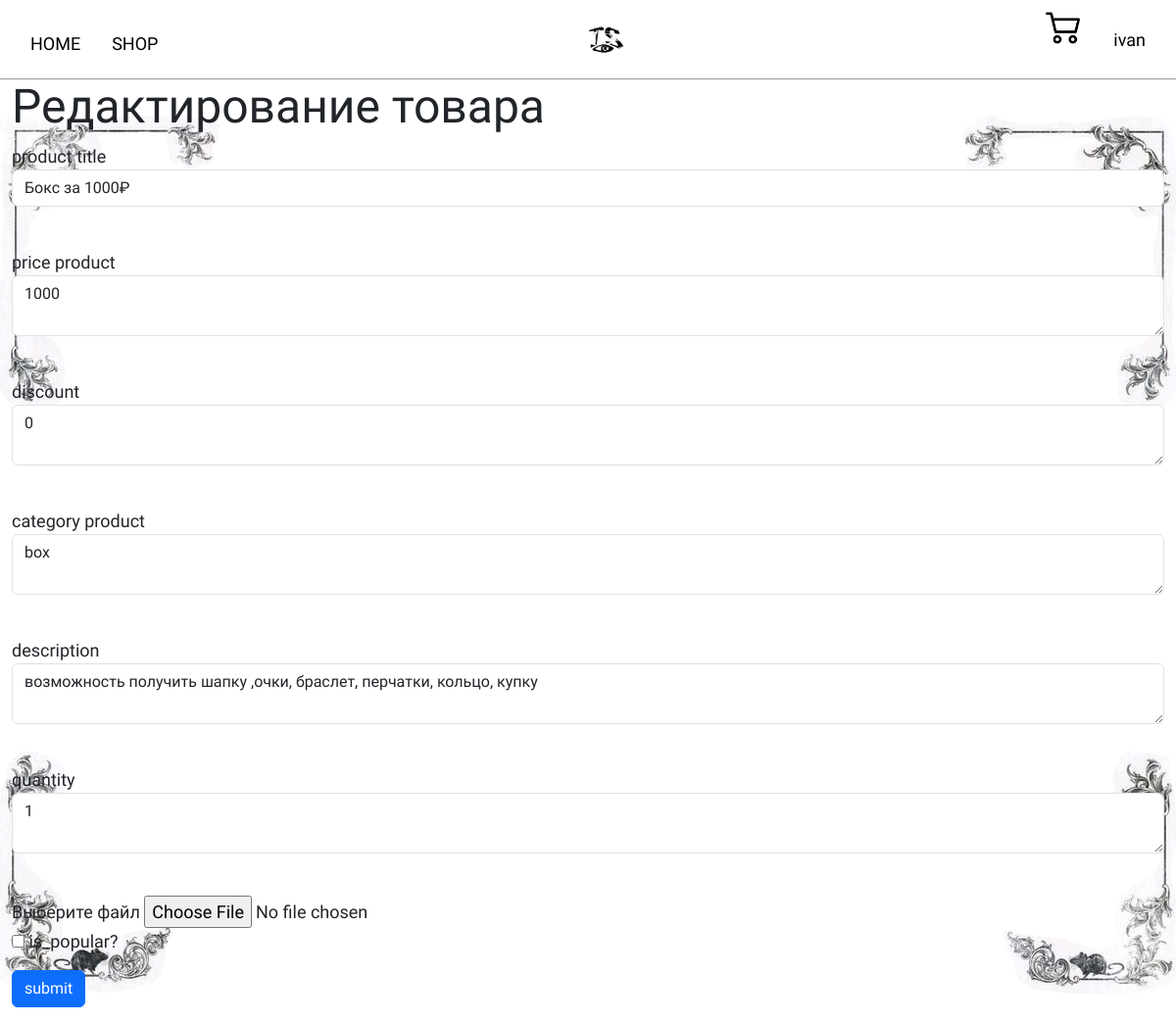
The page /product_edit/4 (signed in) on the database its author committed.
### data/users.py (models this page shows, shortened)
class User(SqlAlchemyBase, UserMixin, SerializerMixin):
    __tablename__ = 'users'
    id = sqlalchemy.Column(sqlalchemy.Integer,
                           primary_key=True, autoincrement=True)
    surname = sqlalchemy.Column(sqlalchemy.String)
    about = sqlalchemy.Column(sqlalchemy.String)
    name = sqlalchemy.Column(sqlalchemy.String)
    age = sqlalchemy.Column(sqlalchemy.Integer)
    email = sqlalchemy.Column(sqlalchemy.String, unique=True)
    hashed_password = sqlalchemy.Column(sqlalchemy.String)
    money = sqlalchemy.Column(sqlalchemy.Integer, nullable=True)
    total_spent = sqlalchemy.Column(sqlalchemy.Integer, nullable=True)
    modified_date = sqlalchemy.Column(sqlalchemy.DateTime)
    admin = sqlalchemy.Column(sqlalchemy.Boolean, default=False)
    news = orm.relationship("Product", back_populates='user')

### data/product.py (models this page shows)
class Product(SqlAlchemyBase,SerializerMixin):
    __tablename__ = 'products'
    id = sqlalchemy.Column(sqlalchemy.Integer,
                           primary_key=True, autoincrement=True)
    title = sqlalchemy.Column(sqlalchemy.String, nullable=True, unique=True)
    price = sqlalchemy.Column(sqlalchemy.Integer, nullable=True)
    category = sqlalchemy.Column(sqlalchemy.String, nullable=True)
    description = sqlalchemy.Column(sqlalchemy.String, nullable=True)
    discount = sqlalchemy.Column(sqlalchemy.Integer, nullable=True, default=0)
    created_date = sqlalchemy.Column(sqlalchemy.DateTime,
                                     default=datetime.datetime.now)
    quantity = sqlalchemy.Column(sqlalchemy.Integer, nullable=True)
    is_popular = sqlalchemy.Column(sqlalchemy.Boolean, default=True)
    image = sqlalchemy.Column(sqlalchemy.BLOB, nullable=True)
    user_id = sqlalchemy.Column(sqlalchemy.Integer,
                                sqlalchemy.ForeignKey("users.id"),nullable=True)
    user = orm.relationship('User')
    categories = orm.relationship("Category",
                                  secondary="association",
                                  backref="work")

### server.py (the view, shortened to what this page needs)
@app.route('/product_edit/<int:id>', methods=['GET', 'POST'])
@login_required
def edit_news(id):
    form = ProductForm()
    db_sess = db_session.create_session()
    user = db_sess.query(User).filter_by(id=current_user.id).first()
    db_sess.close()
    if not user.admin:
        flash('Вы не Админ, вы не можете редактировать товар', 'error')
        return redirect('/')
    if request.method == "GET":
        db_sess = db_session.create_session()
        product = db_sess.query(Product).filter(Product.id == id).first()
        if product:
            form.title.data = product.title
            form.price.data = product.price
            form.category.data = product.category
            form.discount.data = product.discount
            form.description.data = product.description
            form.quantity.data = product.quantity
            form.is_popular.data = product.is_popular
        else:
            abort(404)
    return render_template('produc.html',
                           title='Редактирование товара',
                           form=form
                           )

### forms/product.py
class ProductForm(FlaskForm):
    title = StringField('product title', validators=[DataRequired()])
    price = TextAreaField("price product")
    category = TextAreaField("category product")
    description = TextAreaField("description")
    discount = TextAreaField("discount")
    quantity = TextAreaField("quantity")
    is_popular = BooleanField("is_popular?")
    submit = SubmitField('submit')
    categories = orm.relationship("Category",
                                  secondary="association",
                                  backref="products")

### data/db_session.py (called while the page is built)
def create_session() -> Session:
    global __factory
    return __factory()

### server.py (called while the page is built)
@login_manager.user_loader
def load_user(user_id):
    db_sess = db_session.create_session()
    ret = db_sess.query(User).get(user_id)
    db_sess.close()
    return ret

### templates/produc.html (shortened to what this page needs)
{% extends "base.html" %}
{% block content %}
<h1 class="d-flex">{{ title }}</h1>
<form action="" method="post" enctype="multipart/form-data">
    <p>
        {{ form.title.label }}<br>
        {{ form.title(class="form-control") }}<br>
    </p>
    <p>
        {{ form.price.label }}<br>
        {{ form.price(class="form-control") }}<br>
    </p>
    <p>
        {{ form.discount.label }}<br>
        {{ form.discount(class="form-control") }}<br>
    </p>
    <p>
        {{ form.category.label }}<br>
        {{ form.category(class="form-control") }}<br>
    </p>
    <p>
        {{ form.description.label }}<br>
        {{ form.description(class="form-control") }}<br>
    </p>
     <p>
        {{ form.quantity.label }}<br>
        {{ form.quantity(class="form-control") }}<br>
    </p>
    <div class="form-group">
        <label for="photo">Выберите файл</label>
        <input type="file" class="form-control-file" id="photo" name="file">
    </div>
    <p>{{ form.is_popular() }} {{ form.is_popular.label }}</p>
    <p>{{ form.submit(type="submit", class="btn btn-primary") }}</p>
</form>
{% endblock %}

### templates/base.html (shortened to what this page needs)
<!DOCTYPE html>
<html lang="en">
<head>
    <link href="https://cdn.jsdelivr.net/npm/bootstrap@5.3.5/dist/css/bootstrap.min.css" rel="stylesheet">
    <link rel="stylesheet" href="{{ url_for('static', filename='css/base.css') }}">
</head>
<body>
    <header class="header sticky-top">
        <div class="header-container d-flex">
            <navbar class="header-nav pt-4">
                <ul class="header-list d-flex">
                    <li>
                        <a href="/" class="nav-a m-3">Home</a>
                    </li>
                    <li>
                        <a href="/shop" class="nav-a m-3">Shop</a>
                    </li>
                </ul>
            </navbar>
            <div class="header-logo">
                <a href="/"><img src="{{ url_for('static', filename='img/icon.jpg') }}" class="icon" alt=""></a>
            </div>
            <div class="header-profile d-flex gap-2 align-items-start">
                {% if current_user.is_authenticated %}
                <a href="/cart"><img src="{{ url_for('static', filename='img/cart.png') }}" class="grob " alt=""></a>
			    <a class="m-3" href="/profile">{{ current_user.name }}</a>
		        {% else %}
                <p>
				<a href="/login" class="m-3">Login</a>
			    </p>
		        {% endif %}
            </div>
        </div>
    </header>
    <div class="container">
        {% block content %}
        {% endblock content %}
    </div>
    <img src="{{ url_for('static', filename='img/frame1.png') }}" class="frame1" alt="">
    <img src="{{ url_for('static', filename='img/frame2.png') }}" class="frame2" alt="">
    <img src="{{ url_for('static', filename='img/frame3.png') }}" class="frame3" alt="">
    <img src="{{ url_for('static', filename='img/frame4.png') }}" class="frame4" alt="">
</body>
</html>

### static/css/base.css (style rules this page uses)
:root { --box-shadow: 0px 1px 1px rgba(0, 0, 0, 0.363); }
body { font-family: "Carrois Gothic", sans-serif; font-size: 18px; padding: 0; margin: 0; overflow-x: hidden; }
ul { list-style: none; padding: 0; }
a { text-decoration: none; color: #000; }
h1 { font-size: 48px; }
.header { height: 80px; background-color: #fff; box-shadow: var(--box-shadow); }
.header-list { text-transform: uppercase; }
.header-container { box-sizing: border-box; max-width: 1400px; margin: 0 auto; justify-content: space-between; padding: 0 15px; align-items: center; }
.container { box-sizing: border-box; max-width: 1600px; margin: 0 auto; }
.frame1 { position: absolute; right: -0.5%; bottom: 60%; z-index: -1; }
.frame2 { position: absolute; left: -0.5%; bottom: 60%; z-index: -1; }
.frame3 { position: absolute; left: -0.3%; top: 73.4%; z-index: -1; }
.frame4 { position: absolute; right: -0.3%; top: 73.4%; z-index: -1; }
.grob { width: 35px; height: 35px; margin-right: 10px; }
.icon { width: 100px; height: 80px; margin-right: 10px; }

### rows shown on the page
User: name "ivan"
Product: title "Бокс за 1000₽", price "1000", discount "0", category "box", description "возможность получить шапку ,очки, браслет, перчатки, кольцо, купку", quantity "1"

### other values the page prints
{{ title }} "Редактирование товара"
